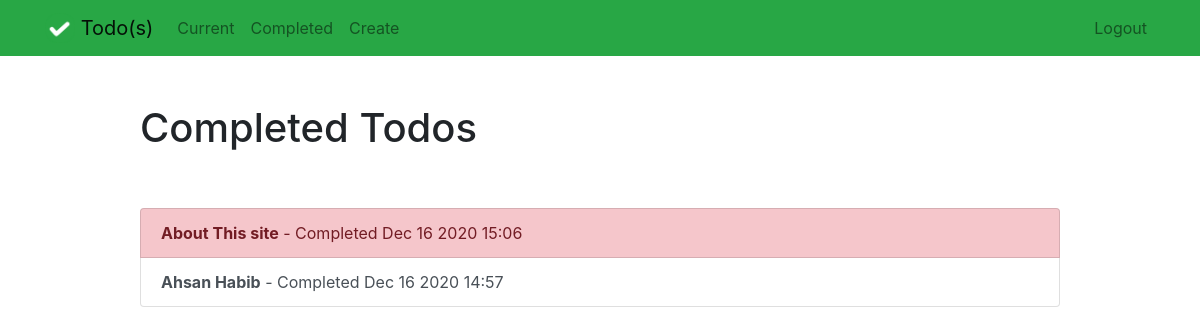
The app's page /completed/ (signed in) with its own data.
### todo/models.py (models this page shows, shortened)
class Todo(models.Model):
    title = models.CharField(max_length=100)
    memo = models.TextField(blank=True)
    created = models.DateTimeField(auto_now_add=True)
    datecompleted = models.DateTimeField(null=True, blank=True)
    important = models.BooleanField(default=False)
    user = models.ForeignKey(User, on_delete=models.CASCADE)
    Last_Modified = models.DateTimeField(auto_now=True) # Update the Modification date.

### todo/views.py (the view)
# urls.py: path('completed/', views.completedtodos, name='completedtodos'),
@login_required
def completedtodos(request):
    todos = Todo.objects.filter(user=request.user, datecompleted__isnull=False).order_by('-datecompleted')
    return render(request, 'todo/completedtodos.html', {'todos': todos})

### todo/templates/todo/completedtodos.html
{% extends "todo/base.html" %}
{% block content %}
    <div class="row justify-content-center mt-5">
        <div class="col-md-10">
            <h1>Completed Todos</h1>
        </div>
    </div>
    <div class="row justify-content-center mt-5">
        <div class="col-md-10">
            <div class="list-group">
                {% for todo in todos %}
                    <a href="{% url 'viewtodo' todo.id %}" class="list-group-item list-group-item-action{% if todo.important %} list-group-item-danger{% endif %}"><b>{{ todo.title }}</b> - Completed {{ todo.datecompleted|date:'M j Y H:i' }}</a>
                {% endfor %}
            </div>
        </div>
    </div>
{% endblock %}

### records on screen
Todo: title "About This site", datecompleted "Dec 16 2020 15:06"
Todo: title "Ahsan Habib", datecompleted "Dec 16 2020 14:57"
